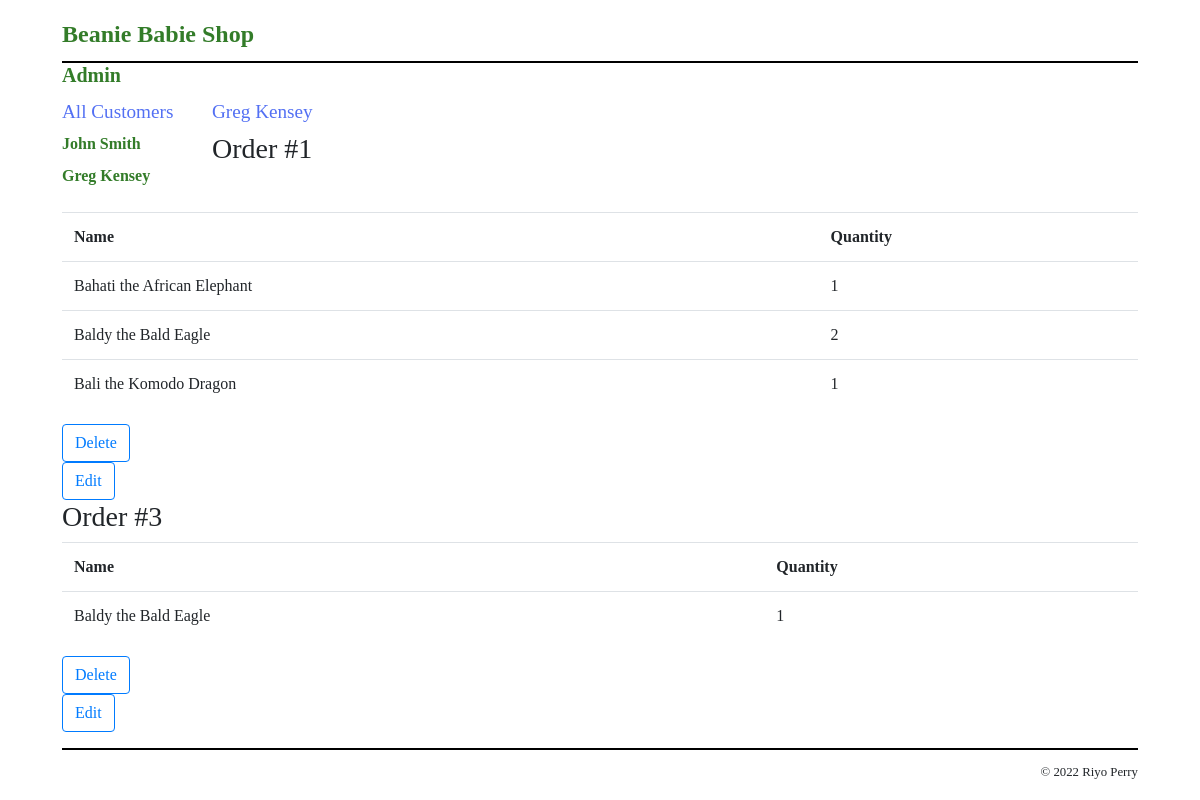
Page /customer_list.php?customer_id=gk123 on the committed database.
### tables this page shows
CREATE TABLE customers (
  customerID VARCHAR(12) NOT NULL,
  firstName VARCHAR(255) NOT NULL,
  lastName VARCHAR(255) NOT NULL,
  PRIMARY KEY (customerID)
);

CREATE TABLE orders (
    orderID INT(12) NOT NULL AUTO_INCREMENT, 
    customerID  VARCHAR(12) NOT NULL,
    cartID  INT(11) NOT NULL,
    PRIMARY KEY (orderID)
);

CREATE TABLE cart_products (
    cartProductID INT(11) NOT NULL AUTO_INCREMENT,
    cartID  INT(11) NOT NULL,
    productName VARCHAR(255)  NOT NULL,
    quantity INT(11) NOT NULL,
    productID INT(12) NOT NULL,
    PRIMARY KEY (cartProductID)
);

### customer_list.php (the view, shortened to what this page needs)
<?php
require_once('database.php');
if (!isset($customer_id)) {
    $customer_id = filter_input(INPUT_GET, 'customer_id');
}
$customerNameQuery= 'SELECT * FROM customers WHERE customerID = :customer_id';
$customerNameStatement = $db->prepare($customerNameQuery);
$customerNameStatement->bindValue(':customer_id', $customer_id);
$customerNameStatement->execute();
$customerForName = $customerNameStatement->fetch();
$customerFirstName = $customerForName['firstName'];
$customerLastName = $customerForName['lastName'];
$getAllOrdersQuery = 'SELECT * FROM orders WHERE customerID = :customer_id';
$getAllOrdersStatement = $db->prepare($getAllOrdersQuery);
$getAllOrdersStatement->bindValue(':customer_id', $customer_id);
$getAllOrdersStatement->execute();
$allOrdersCartIDs = $getAllOrdersStatement->fetchAll();
$allCustomersQuery = 'SELECT * FROM customers ORDER BY customerID';
$allCustomersStatement = $db->prepare($allCustomersQuery);
$allCustomersStatement->execute();
$allCustomers = $allCustomersStatement->fetchAll();
?>
<!DOCTYPE html>
<html>
<head>
    <link rel="stylesheet" href="https://stackpath.bootstrapcdn.com/bootstrap/4.3.1/css/bootstrap.min.css">
    <link rel="stylesheet" type="text/css" href="styles/main.css" />
</head>
<body>
    <header><h1><a href="index.php">Beanie Babie Shop</a></h1></header>
    <h5 id="admin-header"><a href="admin_home.php">Admin</a></h5>
    <main>
    <section>
    <aside>
        <h2>All Customers</h2>
        <nav>
            <ul>
                <?php foreach ($allCustomers as $customer) : ?>
                    <li>
                        <a href="?customer_id=<?php echo $customer['customerID']; ?>">
                            <?php echo $customer['firstName'];  echo " "; echo $customer['lastName']; ?>
                        </a>
                    </li>
                <?php endforeach; ?>
            </ul>
        </nav>
    </aside>
    </section>
    <section>
        <h2><?php echo $customerFirstName; echo " "; echo $customerLastName; ?></h2>
        <?php
        foreach ($allOrdersCartIDs as $cart) {
    $cart_id = (int) $cart["cartID"];
    $getAllProductsFromOrderQuery = 'SELECT * FROM cart_products WHERE cartID = :cart_id';
    $getAllProductsFromOrderStatement = $db->prepare($getAllProductsFromOrderQuery);
    $getAllProductsFromOrderStatement->bindValue(':cart_id', $cart_id);
    $getAllProductsFromOrderStatement->execute();
    $allCartProducts = $getAllProductsFromOrderStatement->fetchAll();
    $order_id = (int) $cart["orderID"];
    if (count($allCartProducts) > 0) {
        echo "
        <h3>Order #$order_id</h3>
        <table class='table'>
            <tr>
                <th>Name</th>
                <th>Quantity</th>
            </tr>";
            foreach ($allCartProducts as $product) {
                $productName = $product['productName'];
                $productQuantity = $product['quantity'];
                echo "
                <tr>
                <td> $productName </td>
                <td>$productQuantity</td>
                </tr>
                ";
            }
        echo "</table>";
    ?>
    <form action="delete_order.php" method="post" id="delete_order">
        <input type="submit" value="Delete" type="button" class="btn btn-outline-primary">
    </form>
    <form action="edit_order_form.php" method="post" id="edit_order_form">
        <input type="submit" value="Edit" type="button" class="btn btn-outline-primary">
    </form>
    <?php } ?>
    <?php } ?>
    </section>
    </main>
</body>
<footer>
    <p>&copy; <?php echo date("Y"); ?> Riyo Perry</p>
</footer>
</body>
</html>

### styles/main.css (style rules this page uses)
html { background-color: white; }
body { margin-top: 0; font-family: American Typewriter, serif; width: 95%; margin: 0 auto; background-color: white; padding: .5em 2em; }
header { margin: 0; border-bottom: 2px solid black; }
header h1 { margin: 0; padding: .5em 0; color: black; }
main { margin: 0; }
aside { float: left; width: 150px; }
nav ul { list-style-type: none; margin-left: 0; padding-left: 0; }
nav ul li { padding-bottom: 0.5em; }
footer { clear: both; margin-top: 1em; border-top: 2px solid black; }
footer p { text-align: right; font-size: 80%; margin: 1em 0; }
h1 { font-size: 150%; margin: 0; padding: .5em 0 .25em; }
h2 { font-size: 120%; margin: 0; padding: .25em 0 .5em; }
h1, h2 { color: rgb(83, 112, 243); }
ul { margin: 0 0 1em 0; padding: 0 0 0 2.5em; }
li { margin: 0; padding: 0; }
a { color: rgb(51, 124, 41); font-weight: bold; }
form { margin: 0; }

### rows in the picture
customers: firstName "John", lastName "Smith"
customers: firstName "Greg", lastName "Kensey"
orders: orderID "1"
cart_products: productName "Bahati the African Elephant", quantity "1"
cart_products: productName "Baldy the Bald Eagle", quantity "2"
cart_products: productName "Bali the Komodo Dragon", quantity "1"
orders: orderID "3"
cart_products: productName "Baldy the Bald Eagle", quantity "1"
